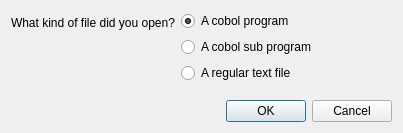
<?xml version="1.0" encoding="UTF-8"?>
<ui version="4.0">
 <class>Dialog</class>
 <widget class="QDialog" name="Dialog">
  <property name="geometry">
   <rect>
    <x>0</x>
    <y>0</y>
    <width>403</width>
    <height>133</height>
   </rect>
  </property>
  <property name="windowTitle">
   <string>File type</string>
  </property>
  <property name="windowIcon">
   <iconset resource="../../../ocide/trunk/open-cobol-ide/ocide/ui/ide.qrc">
    <normaloff>:/ide-icons/rc/applications-system.png</normaloff>:/ide-icons/rc/applications-system.png</iconset>
  </property>
  <layout class="QGridLayout" name="gridLayout">
   <item row="2" column="0">
    <widget class="QDialogButtonBox" name="buttonBox">
     <property name="orientation">
      <enum>Qt::Horizontal</enum>
     </property>
     <property name="standardButtons">
      <set>QDialogButtonBox::Cancel|QDialogButtonBox::Ok</set>
     </property>
    </widget>
   </item>
   <item row="1" column="0">
    <layout class="QFormLayout" name="formLayout">
     <property name="leftMargin">
      <number>0</number>
     </property>
     <item row="0" column="0">
      <widget class="QLabel" name="label">
       <property name="text">
        <string>What kind of file did you open?</string>
       </property>
      </widget>
     </item>
     <item row="0" column="1">
      <layout class="QVBoxLayout" name="verticalLayout">
       <item>
        <widget class="QRadioButton" name="radioButton">
         <property name="text">
          <string>A cobol program</string>
         </property>
         <property name="icon">
          <iconset resource="../../../ocide/trunk/open-cobol-ide/ocide/ui/ide.qrc">
           <normaloff>:/ide-icons/rc/application-x-executable.png</normaloff>:/ide-icons/rc/application-x-executable.png</iconset>
         </property>
         <property name="checked">
          <bool>true</bool>
         </property>
         <attribute name="buttonGroup">
          <string notr="true">buttonGroup</string>
         </attribute>
        </widget>
       </item>
       <item>
        <widget class="QRadioButton" name="radioButton_2">
         <property name="text">
          <string>A cobol sub program</string>
         </property>
         <property name="icon">
          <iconset resource="../../../ocide/trunk/open-cobol-ide/ocide/ui/ide.qrc">
           <normaloff>:/ide-icons/rc/1363472922_application-x-sharedlib.png</normaloff>:/ide-icons/rc/1363472922_application-x-sharedlib.png</iconset>
         </property>
         <attribute name="buttonGroup">
          <string notr="true">buttonGroup</string>
         </attribute>
        </widget>
       </item>
       <item>
        <widget class="QRadioButton" name="radioButton_3">
         <property name="text">
          <string>A regular text file</string>
         </property>
         <property name="icon">
          <iconset resource="../../../ocide/trunk/open-cobol-ide/ocide/ui/ide.qrc">
           <normaloff>:/ide-icons/rc/text-x-generic.png</normaloff>:/ide-icons/rc/text-x-generic.png</iconset>
         </property>
         <attribute name="buttonGroup">
          <string notr="true">buttonGroup</string>
         </attribute>
        </widget>
       </item>
      </layout>
     </item>
    </layout>
   </item>
  </layout>
 </widget>
 <resources>
  <include location="../../../ocide/trunk/open-cobol-ide/ocide/ui/ide.qrc"/>
 </resources>
 <connections>
  <connection>
   <sender>buttonBox</sender>
   <signal>accepted()</signal>
   <receiver>Dialog</receiver>
   <slot>accept()</slot>
   <hints>
    <hint type="sourcelabel">
     <x>248</x>
     <y>254</y>
    </hint>
    <hint type="destinationlabel">
     <x>157</x>
     <y>274</y>
    </hint>
   </hints>
  </connection>
  <connection>
   <sender>buttonBox</sender>
   <signal>rejected()</signal>
   <receiver>Dialog</receiver>
   <slot>reject()</slot>
   <hints>
    <hint type="sourcelabel">
     <x>316</x>
     <y>260</y>
    </hint>
    <hint type="destinationlabel">
     <x>286</x>
     <y>274</y>
    </hint>
   </hints>
  </connection>
 </connections>
 <buttongroups>
  <buttongroup name="buttonGroup"/>
 </buttongroups>
</ui>
